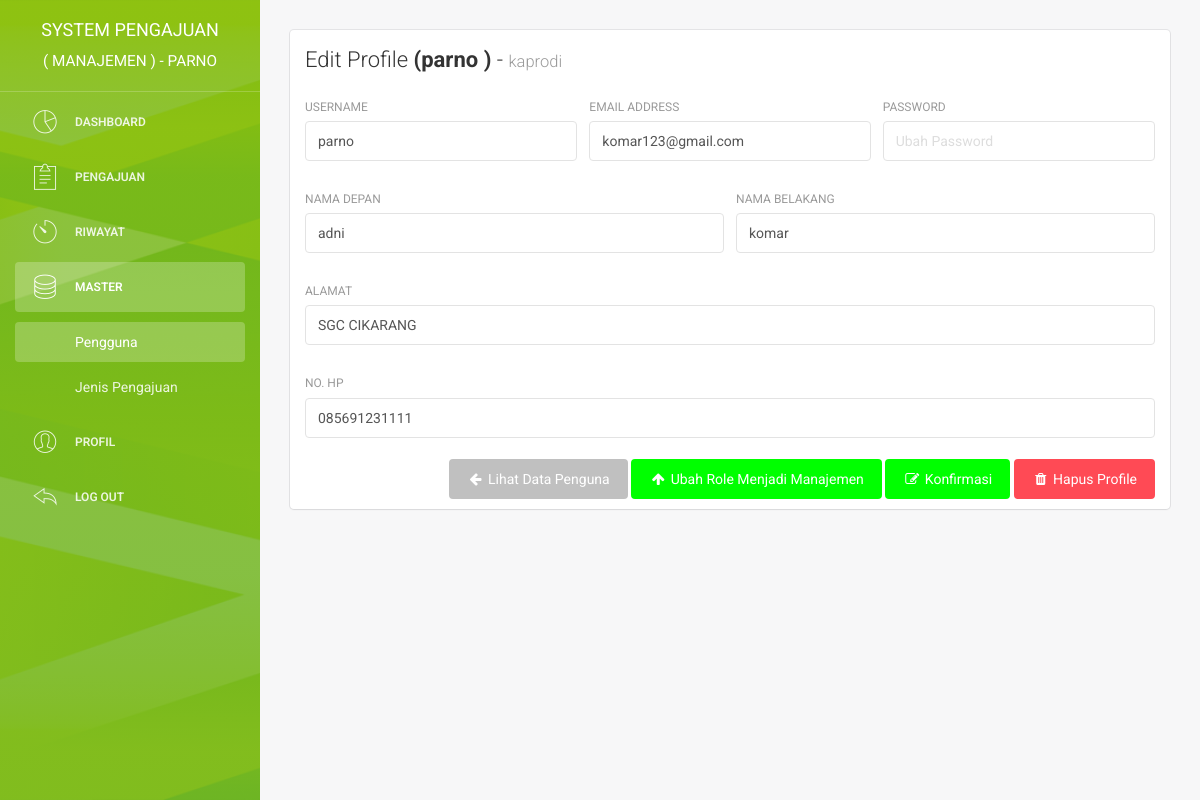
The app's page /admin/edit_user.php?id=18 (signed in) with its own data.
### tables this page shows
CREATE TABLE `user` (
  `id_user` int(11) NOT NULL,
  `username` varchar(225) NOT NULL,
  `email` varchar(225) NOT NULL,
  `password` varchar(225) NOT NULL,
  `nama_depan` varchar(225) NOT NULL,
  `nama_belakang` varchar(225) NOT NULL,
  `jk` enum('laki-laki','perempuan') NOT NULL,
  `no_hp` varchar(50) NOT NULL,
  `alamat` text NOT NULL,
  `role` enum('manajemen','kaprodi','dosen','mahasiswa') NOT NULL,
  `pembuatan_akun` date NOT NULL,
  `update_akun` date NOT NULL,
  `nim` varchar(20) DEFAULT NULL,
  `kelas` varchar(10) DEFAULT NULL,
  `dosen` varchar(100) DEFAULT NULL,
  `cv` varchar(255) DEFAULT NULL,
  `khs` varchar(255) DEFAULT NULL,
  `portofolio` varchar(255) DEFAULT NULL
);

### admin/edit_user.php (the view, shortened to what this page needs)
<?php
    include '../system/koneksi.php';
    if (isset($_GET['id'])) {
        $id = ($_GET["id"]);
        $query = "SELECT * FROM user WHERE id_user ='$id'";
        $result = mysqli_query($con, $query);
        $data = mysqli_fetch_assoc($result);
        $id = $data["id_user"];
        $username = $data["username"];
        $email = $data["email"];
        $namadepan = $data["nama_depan"];
        $namabelakang = $data["nama_belakang"];
        $nohp = $data["no_hp"];
        $alamat = $data["alamat"];
        $role = $data["role"];
    }
?>
<!doctype html>
<html lang="en">
<head>
    <link href="../assets/css/bootstrap.min.css" rel="stylesheet" />
    <link href="../assets/css/animate.min.css" rel="stylesheet"/>
    <link href="../assets/css/light-bootstrap-dashboard.css" rel="stylesheet"/>
    <link href="../assets/css/demo.css" rel="stylesheet" />
    <link href="http://maxcdn.bootstrapcdn.com/font-awesome/4.2.0/css/font-awesome.min.css" rel="stylesheet">
    <link href="../assets/css/pe-icon-7-stroke.css" rel="stylesheet" />
    <link rel="stylesheet" href="../assets/dist/sweetalert.css">
</head>
<body>
    <div class="wrapper">
        <div class="sidebar" data-color="green" data-image="../assets/img/sidebar.jpg">
            <div class="sidebar-wrapper">
                <div class="logo">
                    <a href="index" class="simple-text">
    <?php
    $query_login = "SELECT * FROM user WHERE email ='$_SESSION[email]'";
        $result_login = mysqli_query($con, $query_login);
        $data_login = mysqli_fetch_assoc($result_login);
    ?>
                        System Pengajuan<br><small>( MANAJEMEN ) - <?php echo $username ?></small>
                    </a>
                </div>
                <ul class="nav">
                    <li>
                        <a href="index">
                            <i class="pe pe-7s-graph"></i>
                            <p>Dashboard</p>
                        </a>
                    </li>
                    <li>
                        <a href="pengajuan">
                            <i class="pe pe-7s-note2"></i>
                            <p>Pengajuan</p>
                        </a>
                    </li>
                    <li>
                        <a href="riwayat">
                            <i class="pe pe-7s-timer"></i>
                            <p>Riwayat</p>
                        </a>
                    </li>
                    <li class="active">
                        <a data-toggle="collapse" href="#componentsExamples" aria-expanded="true">
                            <i class="pe-7s-server"></i>
                            <p>Master</p>
                        </a>
                        <div class="collapse in" id="componentsExamples">
                            <ul class="nav">
                                <li class="active"><a href="user">Pengguna</a></li>
                                <li><a href="jenis_pengajuan">Jenis Pengajuan</a></li>
                            </ul>
                        </div>
                    </li>
                    <li>
                        <a href="profil">
                            <i class="pe pe-7s-user"></i>
                            <p>Profil</p>
                        </a>
                    </li>
                    <li>
                        <a href="#" onclick = "logout()">
                            <i class="pe pe-7s-back"></i>
                            <p>Log out</p>
                        </a>
                    </li>
                </ul>
            </div>
        </div>
        <div class="main-panel">
            <div class="content">
                <div class="container-fluid">
                    <div class="row">
                        <div class="col-md-12">
                            <div class="card">
                                <div class="header">
                                    <h4 class="title">Edit Profile <b> (<?php echo $username ?> ) </b> - <small> <?php echo $role ?></small></h4>
                                </div>
                                <div class="content">
                                    <form id="form_edit_user" method="post" action="system/proses_edit_user">
                                        <div class="row">
                                            <div class="col-md-4">
                                                <div class="form-group">
                                                    <label>Username</label>
                                                    <input type="text" name="username" id="username" class="form-control" placeholder="username" value="<?php echo $username ?>" >
                                                </div>
                                            </div>
                                            <div class="col-md-4">
                                                <div class="form-group">
                                                    <label for="Email">Email address</label>
                                                    <input type="email" name="email" id="email" class="form-control" placeholder="email" value="<?php echo $email ?>">
                                                </div>
                                            </div>
                                            <div class="col-md-4">
                                                <div class="form-group">
                                                    <label for="Password">Password</label>
                                                    <input type="password" name="password" id="form_edit_user" class="form-control" placeholder="Ubah Password">
                                                </div>
                                            </div>
                                        </div>
                                        <div class="row">
                                            <div class="col-md-6">
                                                <div class="form-group">
                                                    <label>Nama Depan</label>
                                                    <input type="text" name="nama_depan" id="nama_depan" class="form-control" placeholder="Nama Depan" value="<?php echo $namadepan ?>">
                                                </div>
                                            </div>
                                            <div class="col-md-6">
                                                <div class="form-group">
                                                    <label>Nama Belakang</label>
                                                    <input type="text" name="nama_belakang" id="nama_belakang" class="form-control" placeholder="Nama Belakang" value="<?php echo $namabelakang ?>" >
                                                </div>
                                            </div>
                                        </div>
                                        <div class="row">
                                            <div class="col-md-12">
                                                <div class="form-group">
                                                    <label>Alamat</label>
                                                    <input type="text" name="alamat" id="alamat" class="form-control" placeholder="Alamat" value="<?php echo $alamat ?>" >
                                                </div>
                                            </div>
                                        </div>
                                        <div class="row">
                                            <div class="col-md-12">
                                                <div class="form-group">
                                                    <label>No. Hp</label>
                                                    <input type="number" name="nohp" id="no_hp" class="form-control" placeholder="No Hp" value="<?php echo $nohp ?>" >
                                                </div>
                                            </div>
                                        </div>
                                        <div align="right">
                                            <a href="user">
                                                <button type="button" rel="tooltip" class="btn btn-info btn-fill">
                                                            <i class="fa fa-arrow-left"></i> Lihat Data Penguna
                                                </button>
                                            </a>
    <?php
        if( $id == $data_login['id_user'] ){
            if( $role == "manajemen" ){
                                            echo '<button type="button" name="input" rel="tooltip" class="btn btn-primary btn-fill " disabled>
                                                <i class="fa fa-arrow-down"></i> Ubah Role Menjadi Tim
                                            </button>';
            }
        }
        else{
            if( $role == "manajemen" ){
                                            echo '<button onclick="tim('.$id.')" type="button" name="input" rel="tooltip" class="btn btn-primary btn-fill ">
                                                <i class="fa fa-arrow-down"></i> Ubah Role Menjadi Tim
                                            </button>';
            }
            else {
                                            echo '<button onclick="manajemen('.$id.')" type="button" name="input" rel="tooltip" class="btn btn-primary btn-fill ">
                                                <i class="fa fa-arrow-up"></i> Ubah Role Menjadi Manajemen
                                            </button>';
            }
        }
                                        echo'
                                            <button type="submit" name="input" rel="tooltip" title="Konfirmasi" class="btn btn-primary btn-fill ">
                                                <i class="fa fa-edit"></i> Konfirmasi
                                            </button>';
        if( $data['id_user'] == $data_login['id_user'] ){
                                                echo' <button type="button" rel="tooltip" class="btn btn-danger btn-fill " disabled>
                                                    <i class="fa fa-trash"></i> Hapus Profile
                                                </button>';
        }
        else{
                                                echo' <button onclick="hapususer('.$id.')"  type="button" rel="tooltip" class="btn btn-danger btn-fill ">
                                                    <i class="fa fa-trash"></i> Hapus Profile
                                                </button>';
        }
    ?>
                                            </div>
                                    </form>
                                </div>
                            </div>
                        </div>
                    </div>
                </div>
            </div>
        </div>
    </div>
</body>
</html>

### records on screen
user: username "PARNO", username "parno", role "kaprodi", email "komar123@gmail.com", nama_depan "adni", nama_belakang "komar", alamat "SGC CIKARANG", nohp "085691231111"
